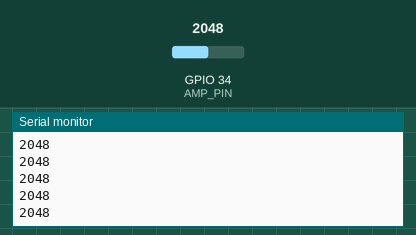
Recording of a sketch running on a simulated ESP32. Shown: the last lines printed to the serial monitor. The inputs (shaded band) are chosen by the test bench; at power-on: GPIO 34 (AMP_PIN) = 2048.

Above: at 2.2 s.
2.3 s: GPIO 34 (AMP_PIN) set to 2866
At 2.8 s:
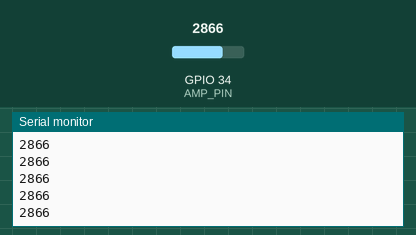
3.8 s: GPIO 34 (AMP_PIN) set to 3603
At 4.8 s:
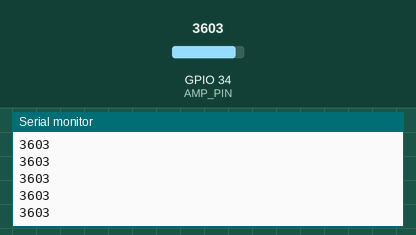
Timing chart, 0 to 6.8 s (numbered marks = the images above; inputs shaded):
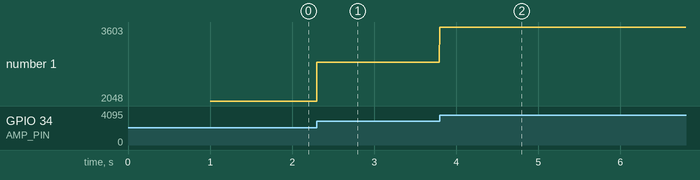

Measured:
- after the input at 2.3 s, the serial monitor: prints a new line at once (image 1)
- after the input at 3.8 s, the serial monitor: prints a new line at once (image 2)
- plotted number 1: 2048 → 2866 after the input at 2.3 s, 2866 → 3603 after the input at 3.8 s

The sketch:

ESP32signals.ino
```cpp
#define AMP_PIN 34

void setup() {
  // put your setup code here, to run once:
  Serial.begin(115200);
  delay(1000);
}

void loop() {
  // put your main code here, to run repeatedly:
  int signal=analogRead(AMP_PIN);
  Serial.println(signal);
  delay(5);
}
```
